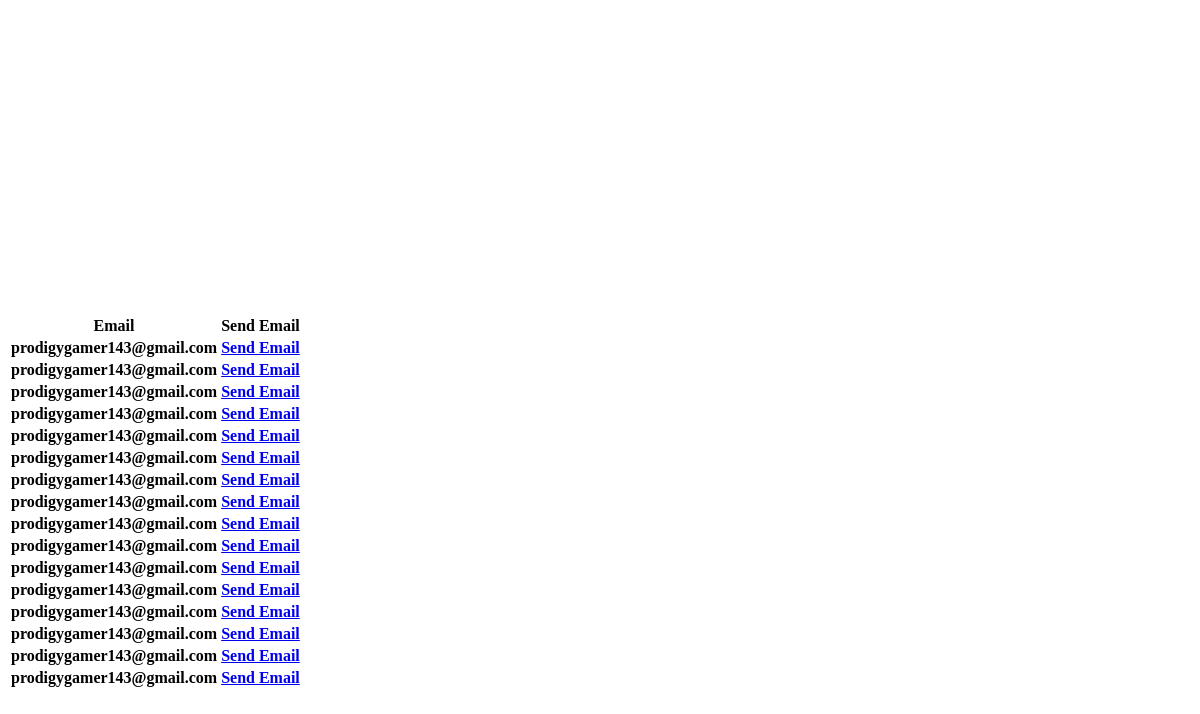
Before: /email_test/ with the older database file.
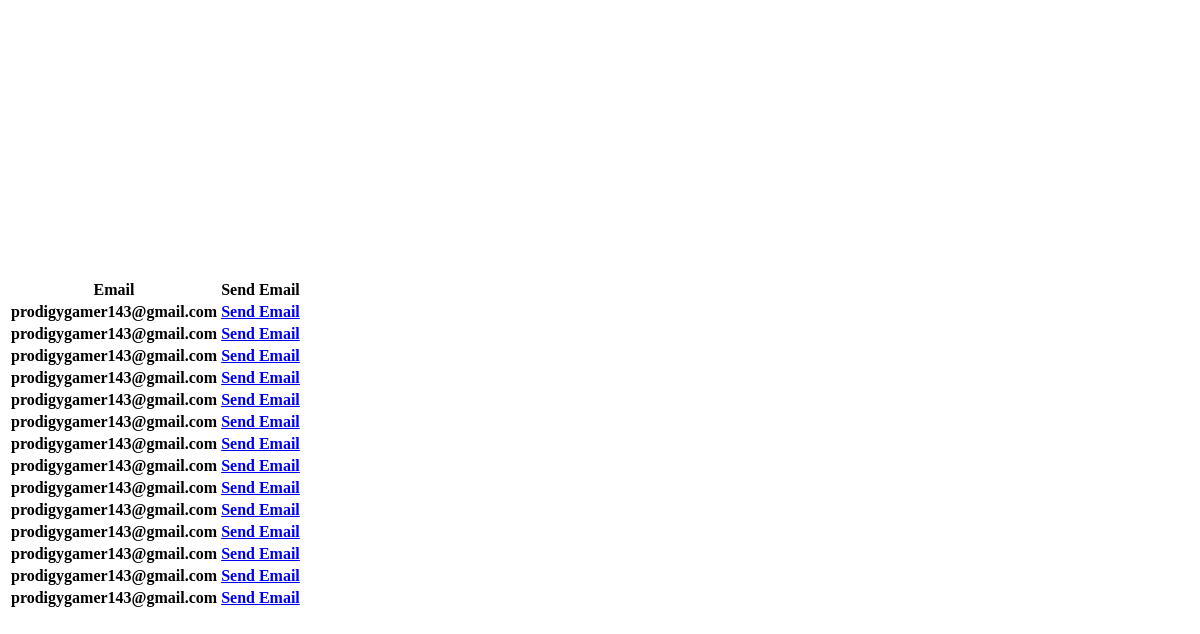
After: the same page with the newer database file.
### firstapp/models.py (models this page shows, shortened)
class events(models.Model):
    name = models.CharField(max_length= 100)
    states = (('West Bengal' , 'West bengal'),
              ('Delhi','Delhi'),
              ('Maharashtra','Maharashtra'),
              ('Odisha','Odisha'),
              ('Tamil Nadu','Tamil Nadu'))
    cluster_choices = (('1','1'), ('2','2'))
    select_state = models.CharField(max_length=50, choices = states, default = 1)
    cluster = models.CharField(max_length= 1, choices=cluster_choices, default = 2)
    summary = models.TextField(max_length= 500)
    picture = models.ImageField(upload_to = "event_posters")
    rules = models.TextField(max_length=1500, default="")
    payment_script = models.TextField(max_length=1000, default="")
    cost = models.IntegerField(default=0)
    cost2 = models.IntegerField(default = 0,blank = True)
    total_revenue = models.IntegerField(default = 0)
    participants = models.IntegerField(default = 0)
    start_day = models.DateField(default = django.utils.timezone.now)
    email = models.EmailField(default = 'prodigygamer143@gmail.com',max_length=50)
    password = models.CharField(default = '8017586761', max_length=100)
    group_event = models.BooleanField(default = False)
    registration_data = models.FileField(upload_to='reg_data',default="")
    eventadmin = models.ForeignKey(User,on_delete=models.SET_NULL,null=True,blank=True)
    class Meta:
        verbose_name_plural = "Events"

### firstapp/views.py (the view)
# urls.py: path('email_test/', views.email_test, name = 'email_test'),
def email_test(request):
    all_events = events.objects.all()
    return render(request, 'email_test.html', {'all_events' : all_events})

### templates/email_test.html (shortened to what this page needs)
<!DOCTYPE html>
<html lang="en">
<head>
</head>
<body>
<table style= "text-align: center;">
    <tr>
        <th>Email</th>
        <th>Send Email</th>
    </tr>
    <br>
    {% for event in all_events %}
    <tr>
        <th>{{ event.email  }}</th>
        <th><a href = "{{event.name}}">Send Email</a></th>
    </tr>
    <br>
    {% endfor %}
</table>
</body>
</html>

Changed rows visible on the page:
removed events: email "prodigygamer143@gmail.com"
removed events: email "prodigygamer143@gmail.com"
